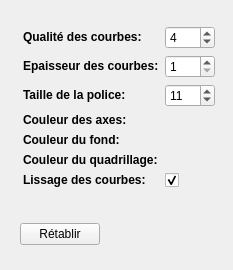
<?xml version="1.0" encoding="UTF-8"?>
<ui version="4.0">
 <class>fenetreoptions</class>
 <widget class="QWidget" name="fenetreoptions">
  <property name="geometry">
   <rect>
    <x>0</x>
    <y>0</y>
    <width>233</width>
    <height>270</height>
   </rect>
  </property>
  <property name="sizePolicy">
   <sizepolicy hsizetype="Minimum" vsizetype="Minimum">
    <horstretch>0</horstretch>
    <verstretch>0</verstretch>
   </sizepolicy>
  </property>
  <property name="maximumSize">
   <size>
    <width>16777215</width>
    <height>16777215</height>
   </size>
  </property>
  <property name="windowTitle">
   <string>Options</string>
  </property>
  <property name="windowIcon">
   <iconset resource="../ressources.qrc">
    <normaloff>:/icons/logoLogiciel.png</normaloff>:/icons/logoLogiciel.png</iconset>
  </property>
  <layout class="QVBoxLayout" name="verticalLayout">
   <item>
    <layout class="QFormLayout" name="formLayout">
     <property name="fieldGrowthPolicy">
      <enum>QFormLayout::AllNonFixedFieldsGrow</enum>
     </property>
     <property name="formAlignment">
      <set>Qt::AlignCenter</set>
     </property>
     <item row="0" column="0">
      <widget class="QLabel" name="label_4">
       <property name="sizePolicy">
        <sizepolicy hsizetype="Preferred" vsizetype="Preferred">
         <horstretch>0</horstretch>
         <verstretch>0</verstretch>
        </sizepolicy>
       </property>
       <property name="maximumSize">
        <size>
         <width>16777215</width>
         <height>50</height>
        </size>
       </property>
       <property name="toolTip">
        <string>la qualité est améliorée au détriment de la vitesse, et inversement.</string>
       </property>
       <property name="text">
        <string>&lt;html&gt;&lt;head/&gt;&lt;body&gt;&lt;p&gt;&lt;span style=&quot; font-weight:600;&quot;&gt;Qualité des courbes:&lt;/span&gt;&lt;/p&gt;&lt;/body&gt;&lt;/html&gt;</string>
       </property>
      </widget>
     </item>
     <item row="0" column="1">
      <widget class="QSpinBox" name="distanceWidget">
       <property name="maximumSize">
        <size>
         <width>50</width>
         <height>25</height>
        </size>
       </property>
       <property name="toolTip">
        <string>distance en pixels</string>
       </property>
       <property name="minimum">
        <number>1</number>
       </property>
       <property name="maximum">
        <number>16</number>
       </property>
       <property name="value">
        <number>4</number>
       </property>
      </widget>
     </item>
     <item row="1" column="0">
      <widget class="QLabel" name="label">
       <property name="toolTip">
        <string/>
       </property>
       <property name="text">
        <string>&lt;strong&gt;Epaisseur des courbes:&lt;/strong&gt;</string>
       </property>
      </widget>
     </item>
     <item row="1" column="1">
      <widget class="QSpinBox" name="epaisseurWidget">
       <property name="maximumSize">
        <size>
         <width>50</width>
         <height>25</height>
        </size>
       </property>
       <property name="minimum">
        <number>1</number>
       </property>
       <property name="maximum">
        <number>5</number>
       </property>
      </widget>
     </item>
     <item row="2" column="0">
      <widget class="QLabel" name="label_7">
       <property name="toolTip">
        <string>Taille des nombres affichés sur le graphique</string>
       </property>
       <property name="text">
        <string>&lt;html&gt;&lt;head/&gt;&lt;body&gt;&lt;p&gt;&lt;span style=&quot; font-weight:600;&quot;&gt;Taille de la police:&lt;/span&gt;&lt;/p&gt;&lt;/body&gt;&lt;/html&gt;</string>
       </property>
      </widget>
     </item>
     <item row="2" column="1">
      <widget class="QSpinBox" name="numSize">
       <property name="maximumSize">
        <size>
         <width>50</width>
         <height>25</height>
        </size>
       </property>
       <property name="toolTip">
        <string>taille en pixels</string>
       </property>
       <property name="minimum">
        <number>8</number>
       </property>
       <property name="maximum">
        <number>16</number>
       </property>
       <property name="value">
        <number>11</number>
       </property>
      </widget>
     </item>
     <item row="3" column="0">
      <widget class="QLabel" name="label_2">
       <property name="text">
        <string>&lt;strong&gt;Couleur des axes:&lt;/strong&gt;</string>
       </property>
      </widget>
     </item>
     <item row="3" column="1">
      <layout class="QHBoxLayout" name="axesColorLayout"/>
     </item>
     <item row="4" column="0">
      <widget class="QLabel" name="label_3">
       <property name="text">
        <string>&lt;strong&gt;Couleur du fond:&lt;/strong&gt;</string>
       </property>
      </widget>
     </item>
     <item row="4" column="1">
      <layout class="QHBoxLayout" name="backgroundColorLayout"/>
     </item>
     <item row="5" column="0">
      <widget class="QLabel" name="label_8">
       <property name="text">
        <string>&lt;strong&gt;Couleur du quadrillage:&lt;/strong&gt;</string>
       </property>
      </widget>
     </item>
     <item row="5" column="1">
      <layout class="QHBoxLayout" name="gridColorLayout"/>
     </item>
     <item row="6" column="0">
      <widget class="QLabel" name="label_5">
       <property name="text">
        <string>&lt;strong&gt;Lissage des courbes:&lt;/strong&gt;</string>
       </property>
      </widget>
     </item>
     <item row="6" column="1">
      <widget class="QCheckBox" name="lissage">
       <property name="maximumSize">
        <size>
         <width>20</width>
         <height>20</height>
        </size>
       </property>
       <property name="text">
        <string/>
       </property>
       <property name="checked">
        <bool>true</bool>
       </property>
       <property name="tristate">
        <bool>false</bool>
       </property>
      </widget>
     </item>
    </layout>
   </item>
   <item>
    <widget class="QWidget" name="widget" native="true">
     <property name="maximumSize">
      <size>
       <width>16777215</width>
       <height>50</height>
      </size>
     </property>
     <layout class="QHBoxLayout" name="horizontalLayout">
      <item>
       <widget class="QPushButton" name="reset">
        <property name="text">
         <string>Rétablir</string>
        </property>
       </widget>
      </item>
      <item>
       <spacer name="horizontalSpacer_3">
        <property name="orientation">
         <enum>Qt::Horizontal</enum>
        </property>
        <property name="sizeHint" stdset="0">
         <size>
          <width>40</width>
          <height>20</height>
         </size>
        </property>
       </spacer>
      </item>
     </layout>
    </widget>
   </item>
  </layout>
 </widget>
 <resources>
  <include location="../ressources.qrc"/>
 </resources>
 <connections/>
</ui>
